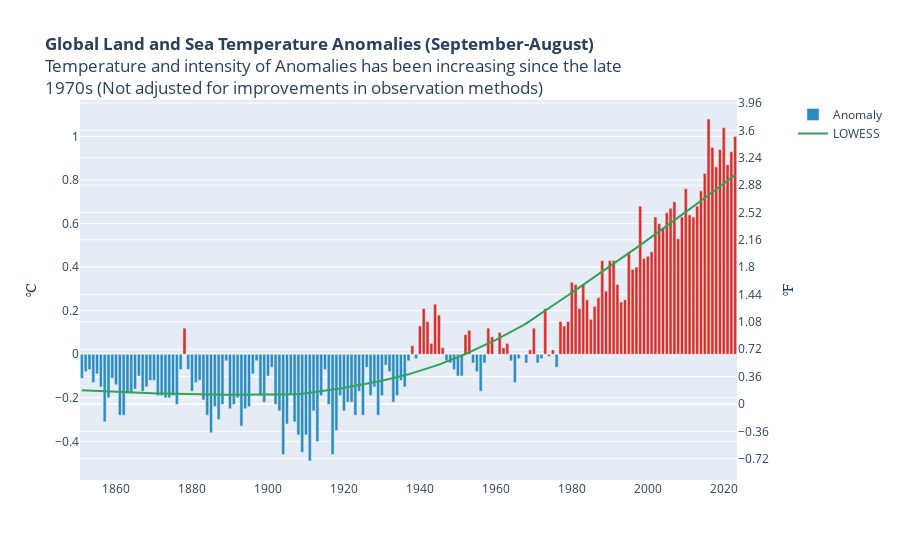

Notebook code cell kept with this figure:
### Markdown cell above
## Global Land and Sea Temperature Anomalies

Global Land and Sea Temperature Anomalies, with respect to the 1901-2000 average, shows a rise in temperature and intensity.

### Code cell
import plotly.graph_objects as go
from plotly.subplots import make_subplots

temp_df['AnomalyFahrenheit'] = (temp_df['Anomaly'] * 1.8)

fig = make_subplots(specs=[[{"secondary_y": True}]])
fig.add_trace(go.Bar(x=temp_df['Year'], 
                      y=temp_df['Anomaly'],
                      name='Anomaly',
                      marker = dict(color = ['#de2d26' if x>0 else '#2b8cbe' for x in temp_df["Anomaly"]]),
                      customdata=temp_df['AnomalyFahrenheit'],
                      hovertemplate = '%{y:.2f} <span>&#x2103; (%{customdata:.2f} <span>&#8457;</span>)<extra></extra>')
)

fig.add_trace(go.Bar(x=temp_df['Year'], 
                      y=temp_df['AnomalyFahrenheit'],
                      visible=False
                      ),
                      secondary_y=True
)

fig.update_layout(title_text='''
<b>Global Land and Sea Temperature Anomalies (September-August)</b>
<br>Temperature and intensity of Anomalies has been increasing since the late
<br>1970s (Not adjusted for improvements in observation methods)
''')
fig.update_yaxes(title_text="<span>&#x2103;</span>", secondary_y=False, dtick=0.2)
fig.update_yaxes(title_text="<span>&#8457;</span>", secondary_y=True, dtick=0.36)

help_fig = px.scatter(temp_df, x="Year", y="Anomaly", trendline="lowess", trendline_color_override="#31a354")
x_trend = help_fig["data"][1]['x']
y_trend = help_fig["data"][1]['y']

fig.add_trace(go.Line(x=x_trend, y=y_trend, name='LOWESS', line=dict(color='#31a354', width=2)))


fig.show()

### Figure 1 — Plotly figure (JSON) as saved in the notebook; plotly's stock layout.template omitted (floating-point values rounded to 4 significant figures; data arrays with more than 128 entries replaced by an {"elided": "..."} marker saying what was removed)
{"data": [{"customdata": {"elided": "173 float values"}, "hovertemplate": "%{y:.2f} <span>&#x2103; (%{customdata:.2f} <span>&#8457;</span>)<extra></extra>", "marker": {"color": {"elided": "173 str values"}}, "name": "Anomaly", "type": "bar", "x": {"elided": "173 int values"}, "y": {"elided": "173 float values"}}, {"type": "bar", "visible": false, "x": {"elided": "173 int values"}, "xaxis": "x", "y": {"elided": "173 float values"}, "yaxis": "y2"}, {"line": {"color": "#31a354", "width": 2}, "name": "LOWESS", "type": "scatter", "x": {"elided": "173 int values"}, "y": {"elided": "173 float values"}}], "layout": {"title": {"text": "\n<b>Global Land and Sea Temperature Anomalies (September-August)</b>\n<br>Temperature and intensity of Anomalies has been increasing since the late\n<br>1970s (Not adjusted for improvements in observation methods)\n"}, "xaxis": {"anchor": "y", "domain": [0, 0.94]}, "yaxis": {"anchor": "x", "domain": [0, 1], "dtick": 0.2, "title": {"text": "<span>&#x2103;</span>"}}, "yaxis2": {"anchor": "x", "dtick": 0.36, "overlaying": "y", "side": "right", "title": {"text": "<span>&#8457;</span>"}}}}
